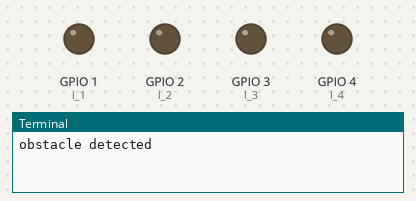
This program was run on a simulated Raspberry Pi (BCM pin numbers). On the bench: output pins drawn as LEDs (lit = HIGH), the last lines printed to the terminal.

Above: at 1.0 s.
At 3.0 s:
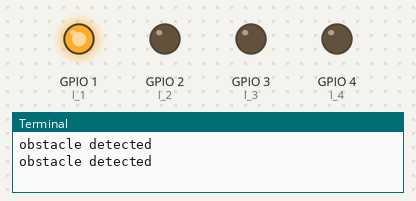
At 5.0 s:
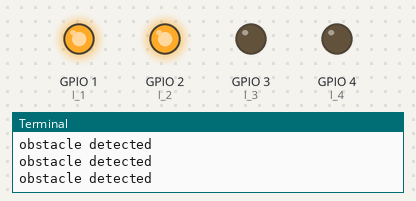
At 7.0 s:
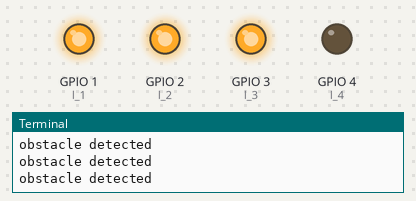
At 9.0 s:
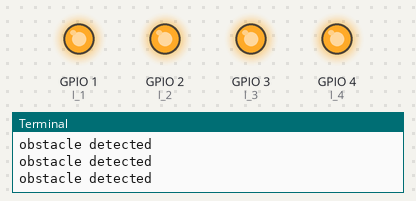
Timing chart, 0 to 13.0 s (numbered marks = the images above):
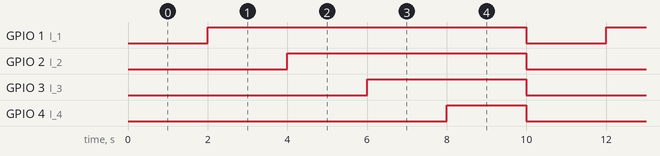

The program:

irsensor_ledbargraph.py
```python
from gpiozero import InputDevice, LED
from time import sleep
from signal import pause
# Initialize the sensor as a digital input device on GPIO 12
sensor = InputDevice(17)
l_1=LED(1)
l_2=LED(2)
l_3=LED(3)
l_4=LED(4)
a=0
while True:
    if a<5:
        if sensor.is_active:
            print("no obstacle")
        else:
            print("obstacle detected")
            a+=1
            sleep(2)
    else:
        a=0
    if a==1:
        l_1.on()
    elif a==2:
        l_2.on()
    elif a==3:
        l_3.on()

    elif a==4:
        l_4.on()
    else:
        l_1.off()
        l_2.off()
        l_3.off()
        l_4.off()
```

Measured:
- by itself, GPIO 1 (l_1): alternates HIGH for 8.0 s and LOW for 2.0 s
- by itself, GPIO 2 (l_2): alternates HIGH for 6.0 s and LOW for 4.0 s
- by itself, GPIO 3 (l_3): alternates HIGH for 4.0 s and LOW for 6.0 s
- by itself, GPIO 4 (l_4): alternates HIGH for 2.0 s and LOW for 8.0 s
